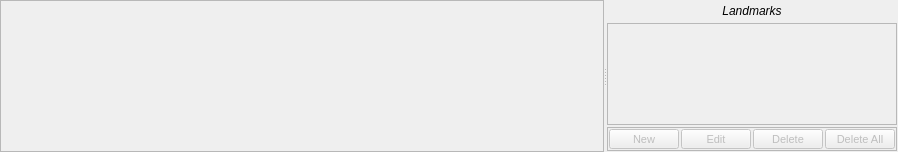
         <widget class="QSplitter" name="fixed_splitter">
          <property name="orientation">
           <enum>Qt::Horizontal</enum>
          </property>
          <property name="handleWidth">
           <number>2</number>
          </property>
          <widget class="QFrame" name="fixed_vps_frame">
           <property name="frameShape">
            <enum>QFrame::StyledPanel</enum>
           </property>
           <property name="frameShadow">
            <enum>QFrame::Raised</enum>
           </property>
           <layout class="QHBoxLayout" name="horizontalLayout_21">
            <property name="spacing">
             <number>1</number>
            </property>
            <property name="leftMargin">
             <number>0</number>
            </property>
            <property name="topMargin">
             <number>0</number>
            </property>
            <property name="rightMargin">
             <number>0</number>
            </property>
            <property name="bottomMargin">
             <number>0</number>
            </property>
            <item>
             <widget class="QFrame" name="fixed_vp_frame_0">
              <property name="sizePolicy">
               <sizepolicy hsizetype="MinimumExpanding" vsizetype="MinimumExpanding">
                <horstretch>0</horstretch>
                <verstretch>0</verstretch>
               </sizepolicy>
              </property>
              <property name="minimumSize">
               <size>
                <width>200</width>
                <height>150</height>
               </size>
              </property>
              <layout class="QVBoxLayout" name="fixed_viewport_layout_0">
               <property name="spacing">
                <number>2</number>
               </property>
               <property name="leftMargin">
                <number>0</number>
               </property>
               <property name="topMargin">
                <number>0</number>
               </property>
               <property name="rightMargin">
                <number>0</number>
               </property>
               <property name="bottomMargin">
                <number>0</number>
               </property>
              </layout>
             </widget>
            </item>
            <item>
             <widget class="QFrame" name="fixed_vp_frame_1">
              <property name="sizePolicy">
               <sizepolicy hsizetype="MinimumExpanding" vsizetype="MinimumExpanding">
                <horstretch>0</horstretch>
                <verstretch>0</verstretch>
               </sizepolicy>
              </property>
              <property name="minimumSize">
               <size>
                <width>200</width>
                <height>150</height>
               </size>
              </property>
              <layout class="QVBoxLayout" name="fixed_viewport_layout_1">
               <property name="spacing">
                <number>2</number>
               </property>
               <property name="leftMargin">
                <number>0</number>
               </property>
               <property name="topMargin">
                <number>0</number>
               </property>
               <property name="rightMargin">
                <number>0</number>
               </property>
               <property name="bottomMargin">
                <number>0</number>
               </property>
              </layout>
             </widget>
            </item>
            <item>
             <widget class="QFrame" name="fixed_vp_frame_2">
              <property name="sizePolicy">
               <sizepolicy hsizetype="MinimumExpanding" vsizetype="MinimumExpanding">
                <horstretch>0</horstretch>
                <verstretch>0</verstretch>
               </sizepolicy>
              </property>
              <property name="minimumSize">
               <size>
                <width>200</width>
                <height>150</height>
               </size>
              </property>
              <layout class="QVBoxLayout" name="fixed_viewport_layout_2">
               <property name="spacing">
                <number>2</number>
               </property>
               <property name="leftMargin">
                <number>0</number>
               </property>
               <property name="topMargin">
                <number>0</number>
               </property>
               <property name="rightMargin">
                <number>0</number>
               </property>
               <property name="bottomMargin">
                <number>0</number>
               </property>
              </layout>
             </widget>
            </item>
           </layout>
          </widget>
          <widget class="QFrame" name="fixed_lm_table_frame">
           <property name="sizePolicy">
            <sizepolicy hsizetype="Preferred" vsizetype="Preferred">
             <horstretch>0</horstretch>
             <verstretch>0</verstretch>
            </sizepolicy>
           </property>
           <property name="maximumSize">
            <size>
             <width>16777215</width>
             <height>16777215</height>
            </size>
           </property>
           <property name="frameShape">
            <enum>QFrame::NoFrame</enum>
           </property>
           <layout class="QVBoxLayout" name="verticalLayout_16" stretch="0,1,0">
            <property name="spacing">
             <number>2</number>
            </property>
            <property name="leftMargin">
             <number>1</number>
            </property>
            <property name="topMargin">
             <number>1</number>
            </property>
            <property name="rightMargin">
             <number>1</number>
            </property>
            <property name="bottomMargin">
             <number>1</number>
            </property>
            <item>
             <widget class="QLabel" name="label_4">
              <property name="sizePolicy">
               <sizepolicy hsizetype="Preferred" vsizetype="Fixed">
                <horstretch>0</horstretch>
                <verstretch>0</verstretch>
               </sizepolicy>
              </property>
              <property name="minimumSize">
               <size>
                <width>0</width>
                <height>20</height>
               </size>
              </property>
              <property name="maximumSize">
               <size>
                <width>16777215</width>
                <height>20</height>
               </size>
              </property>
              <property name="font">
               <font>
                <family>Segoe UI</family>
                <pointsize>9</pointsize>
                <italic>true</italic>
               </font>
              </property>
              <property name="text">
               <string>Landmarks</string>
              </property>
              <property name="alignment">
               <set>Qt::AlignCenter</set>
              </property>
             </widget>
            </item>
            <item>
             <widget class="QFrame" name="fx_tbl_frame">
              <property name="sizePolicy">
               <sizepolicy hsizetype="Preferred" vsizetype="Preferred">
                <horstretch>0</horstretch>
                <verstretch>0</verstretch>
               </sizepolicy>
              </property>
              <property name="maximumSize">
               <size>
                <width>16777215</width>
                <height>16777215</height>
               </size>
              </property>
              <property name="frameShape">
               <enum>QFrame::StyledPanel</enum>
              </property>
              <property name="frameShadow">
               <enum>QFrame::Raised</enum>
              </property>
              <layout class="QVBoxLayout" name="verticalLayout_8">
               <property name="spacing">
                <number>0</number>
               </property>
               <property name="leftMargin">
                <number>0</number>
               </property>
               <property name="topMargin">
                <number>0</number>
               </property>
               <property name="rightMargin">
                <number>0</number>
               </property>
               <property name="bottomMargin">
                <number>0</number>
               </property>
              </layout>
             </widget>
            </item>
            <item>
             <widget class="QFrame" name="frame_2">
              <property name="sizePolicy">
               <sizepolicy hsizetype="Preferred" vsizetype="Fixed">
                <horstretch>0</horstretch>
                <verstretch>0</verstretch>
               </sizepolicy>
              </property>
              <property name="minimumSize">
               <size>
                <width>0</width>
                <height>24</height>
               </size>
              </property>
              <property name="maximumSize">
               <size>
                <width>16777215</width>
                <height>24</height>
               </size>
              </property>
              <property name="frameShape">
               <enum>QFrame::StyledPanel</enum>
              </property>
              <property name="frameShadow">
               <enum>QFrame::Raised</enum>
              </property>
              <layout class="QHBoxLayout" name="horizontalLayout_2">
               <property name="spacing">
                <number>2</number>
               </property>
               <property name="leftMargin">
                <number>1</number>
               </property>
               <property name="topMargin">
                <number>1</number>
               </property>
               <property name="rightMargin">
                <number>1</number>
               </property>
               <property name="bottomMargin">
                <number>1</number>
               </property>
               <item>
                <widget class="QPushButton" name="fixed_lm_new_cancel_button">
                 <property name="enabled">
                  <bool>false</bool>
                 </property>
                 <property name="sizePolicy">
                  <sizepolicy hsizetype="Fixed" vsizetype="Fixed">
                   <horstretch>0</horstretch>
                   <verstretch>0</verstretch>
                  </sizepolicy>
                 </property>
                 <property name="minimumSize">
                  <size>
                   <width>70</width>
                   <height>20</height>
                  </size>
                 </property>
                 <property name="maximumSize">
                  <size>
                   <width>70</width>
                   <height>20</height>
                  </size>
                 </property>
                 <property name="font">
                  <font>
                   <family>Segoe UI</family>
                   <pointsize>8</pointsize>
                  </font>
                 </property>
                 <property name="text">
                  <string>New</string>
                 </property>
                </widget>
               </item>
               <item>
                <widget class="QPushButton" name="fixed_lm_edit_cancel_button">
                 <property name="enabled">
                  <bool>false</bool>
                 </property>
                 <property name="sizePolicy">
                  <sizepolicy hsizetype="Fixed" vsizetype="Fixed">
                   <horstretch>0</horstretch>
                   <verstretch>0</verstretch>
                  </sizepolicy>
                 </property>
                 <property name="minimumSize">
                  <size>
                   <width>70</width>
                   <height>20</height>
                  </size>
                 </property>
                 <property name="maximumSize">
                  <size>
                   <width>70</width>
                   <height>20</height>
                  </size>
                 </property>
                 <property name="font">
                  <font>
                   <family>Segoe UI</family>
                   <pointsize>8</pointsize>
                  </font>
                 </property>
                 <property name="text">
                  <string>Edit</string>
                 </property>
                </widget>
               </item>
               <item>
                <widget class="QPushButton" name="fixed_lm_delete_done_button">
                 <property name="enabled">
                  <bool>false</bool>
                 </property>
                 <property name="sizePolicy">
                  <sizepolicy hsizetype="Fixed" vsizetype="Fixed">
                   <horstretch>0</horstretch>
                   <verstretch>0</verstretch>
                  </sizepolicy>
                 </property>
                 <property name="minimumSize">
                  <size>
                   <width>70</width>
                   <height>20</height>
                  </size>
                 </property>
                 <property name="maximumSize">
                  <size>
                   <width>70</width>
                   <height>20</height>
                  </size>
                 </property>
                 <property name="font">
                  <font>
                   <family>Segoe UI</family>
                   <pointsize>8</pointsize>
                  </font>
                 </property>
                 <property name="text">
                  <string>Delete</string>
                 </property>
                </widget>
               </item>
               <item>
                <widget class="QPushButton" name="fixed_lm_delete_all_button">
                 <property name="enabled">
                  <bool>false</bool>
                 </property>
                 <property name="sizePolicy">
                  <sizepolicy hsizetype="Fixed" vsizetype="Fixed">
                   <horstretch>0</horstretch>
                   <verstretch>0</verstretch>
                  </sizepolicy>
                 </property>
                 <property name="minimumSize">
                  <size>
                   <width>70</width>
                   <height>20</height>
                  </size>
                 </property>
                 <property name="maximumSize">
                  <size>
                   <width>70</width>
                   <height>20</height>
                  </size>
                 </property>
                 <property name="font">
                  <font>
                   <family>Segoe UI</family>
                   <pointsize>8</pointsize>
                  </font>
                 </property>
                 <property name="text">
                  <string>Delete All</string>
                 </property>
                </widget>
               </item>
               <item>
                <spacer name="horizontalSpacer_4">
                 <property name="orientation">
                  <enum>Qt::Horizontal</enum>
                 </property>
                 <property name="sizeHint" stdset="0">
                  <size>
                   <width>40</width>
                   <height>20</height>
                  </size>
                 </property>
                </spacer>
               </item>
              </layout>
             </widget>
            </item>
           </layout>
          </widget>
         </widget>
